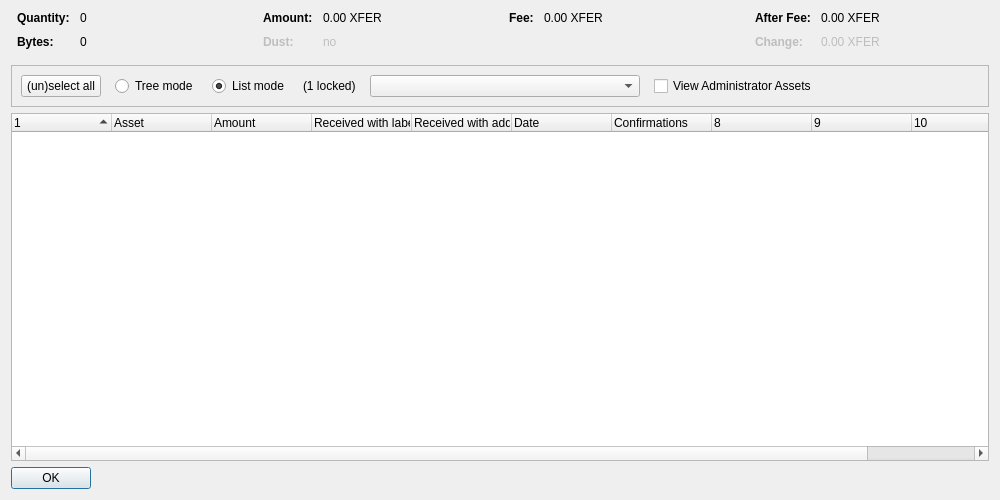
<?xml version="1.0" encoding="UTF-8"?>
<ui version="4.0">
 <class>AssetControlDialog</class>
 <widget class="QDialog" name="AssetControlDialog">
  <property name="geometry">
   <rect>
    <x>0</x>
    <y>0</y>
    <width>1000</width>
    <height>500</height>
   </rect>
  </property>
  <property name="windowTitle">
   <string>Asset Selection</string>
  </property>
  <layout class="QVBoxLayout" name="verticalLayout">
   <item>
    <layout class="QHBoxLayout" name="horizontalLayoutTop" stretch="0,0,0,0">
     <property name="topMargin">
      <number>0</number>
     </property>
     <property name="bottomMargin">
      <number>10</number>
     </property>
     <item>
      <layout class="QFormLayout" name="formLayoutAssetControl1">
       <property name="horizontalSpacing">
        <number>10</number>
       </property>
       <property name="verticalSpacing">
        <number>10</number>
       </property>
       <property name="leftMargin">
        <number>6</number>
       </property>
       <property name="rightMargin">
        <number>6</number>
       </property>
       <item row="0" column="0">
        <widget class="QLabel" name="labelAssetControlQuantityText">
         <property name="font">
          <font>
           <weight>75</weight>
           <bold>true</bold>
          </font>
         </property>
         <property name="text">
          <string>Quantity:</string>
         </property>
        </widget>
       </item>
       <item row="0" column="1">
        <widget class="QLabel" name="labelAssetControlQuantity">
         <property name="cursor">
          <cursorShape>IBeamCursor</cursorShape>
         </property>
         <property name="contextMenuPolicy">
          <enum>Qt::ActionsContextMenu</enum>
         </property>
         <property name="text">
          <string notr="true">0</string>
         </property>
         <property name="textInteractionFlags">
          <set>Qt::LinksAccessibleByMouse|Qt::TextSelectableByKeyboard|Qt::TextSelectableByMouse</set>
         </property>
        </widget>
       </item>
       <item row="1" column="0">
        <widget class="QLabel" name="labelAssetControlBytesText">
         <property name="font">
          <font>
           <weight>75</weight>
           <bold>true</bold>
          </font>
         </property>
         <property name="text">
          <string>Bytes:</string>
         </property>
        </widget>
       </item>
       <item row="1" column="1">
        <widget class="QLabel" name="labelAssetControlBytes">
         <property name="cursor">
          <cursorShape>IBeamCursor</cursorShape>
         </property>
         <property name="contextMenuPolicy">
          <enum>Qt::ActionsContextMenu</enum>
         </property>
         <property name="text">
          <string notr="true">0</string>
         </property>
         <property name="textInteractionFlags">
          <set>Qt::LinksAccessibleByMouse|Qt::TextSelectableByKeyboard|Qt::TextSelectableByMouse</set>
         </property>
        </widget>
       </item>
      </layout>
     </item>
     <item>
      <layout class="QFormLayout" name="formLayoutAssetControl2">
       <property name="horizontalSpacing">
        <number>10</number>
       </property>
       <property name="verticalSpacing">
        <number>10</number>
       </property>
       <property name="leftMargin">
        <number>6</number>
       </property>
       <property name="rightMargin">
        <number>6</number>
       </property>
       <item row="0" column="0">
        <widget class="QLabel" name="labelAssetControlAmountText">
         <property name="font">
          <font>
           <weight>75</weight>
           <bold>true</bold>
          </font>
         </property>
         <property name="text">
          <string>Amount:</string>
         </property>
        </widget>
       </item>
       <item row="0" column="1">
        <widget class="QLabel" name="labelAssetControlAmount">
         <property name="cursor">
          <cursorShape>IBeamCursor</cursorShape>
         </property>
         <property name="contextMenuPolicy">
          <enum>Qt::ActionsContextMenu</enum>
         </property>
         <property name="text">
          <string notr="true">0.00 XFER</string>
         </property>
         <property name="textInteractionFlags">
          <set>Qt::LinksAccessibleByMouse|Qt::TextSelectableByKeyboard|Qt::TextSelectableByMouse</set>
         </property>
        </widget>
       </item>
       <item row="1" column="0">
        <widget class="QLabel" name="labelAssetControlLowOutputText">
         <property name="enabled">
          <bool>false</bool>
         </property>
         <property name="font">
          <font>
           <weight>75</weight>
           <bold>true</bold>
          </font>
         </property>
         <property name="text">
          <string>Dust:</string>
         </property>
        </widget>
       </item>
       <item row="1" column="1">
        <widget class="QLabel" name="labelAssetControlLowOutput">
         <property name="enabled">
          <bool>false</bool>
         </property>
         <property name="cursor">
          <cursorShape>IBeamCursor</cursorShape>
         </property>
         <property name="contextMenuPolicy">
          <enum>Qt::ActionsContextMenu</enum>
         </property>
         <property name="text">
          <string notr="true">no</string>
         </property>
         <property name="textInteractionFlags">
          <set>Qt::LinksAccessibleByMouse|Qt::TextSelectableByKeyboard|Qt::TextSelectableByMouse</set>
         </property>
        </widget>
       </item>
      </layout>
     </item>
     <item>
      <layout class="QFormLayout" name="formLayoutAssetControl3">
       <property name="horizontalSpacing">
        <number>10</number>
       </property>
       <property name="verticalSpacing">
        <number>10</number>
       </property>
       <property name="leftMargin">
        <number>6</number>
       </property>
       <property name="rightMargin">
        <number>6</number>
       </property>
       <item row="0" column="0">
        <widget class="QLabel" name="labelAssetControlFeeText">
         <property name="font">
          <font>
           <weight>75</weight>
           <bold>true</bold>
          </font>
         </property>
         <property name="text">
          <string>Fee:</string>
         </property>
        </widget>
       </item>
       <item row="0" column="1">
        <widget class="QLabel" name="labelAssetControlFee">
         <property name="cursor">
          <cursorShape>IBeamCursor</cursorShape>
         </property>
         <property name="contextMenuPolicy">
          <enum>Qt::ActionsContextMenu</enum>
         </property>
         <property name="text">
          <string notr="true">0.00 XFER</string>
         </property>
         <property name="textInteractionFlags">
          <set>Qt::LinksAccessibleByMouse|Qt::TextSelectableByKeyboard|Qt::TextSelectableByMouse</set>
         </property>
        </widget>
       </item>
      </layout>
     </item>
     <item>
      <layout class="QFormLayout" name="formLayoutAssetControl4">
       <property name="horizontalSpacing">
        <number>10</number>
       </property>
       <property name="verticalSpacing">
        <number>10</number>
       </property>
       <property name="leftMargin">
        <number>6</number>
       </property>
       <property name="rightMargin">
        <number>6</number>
       </property>
       <item row="0" column="0">
        <widget class="QLabel" name="labelAssetControlAfterFeeText">
         <property name="font">
          <font>
           <weight>75</weight>
           <bold>true</bold>
          </font>
         </property>
         <property name="text">
          <string>After Fee:</string>
         </property>
        </widget>
       </item>
       <item row="0" column="1">
        <widget class="QLabel" name="labelAssetControlAfterFee">
         <property name="cursor">
          <cursorShape>IBeamCursor</cursorShape>
         </property>
         <property name="contextMenuPolicy">
          <enum>Qt::ActionsContextMenu</enum>
         </property>
         <property name="text">
          <string notr="true">0.00 XFER</string>
         </property>
         <property name="textInteractionFlags">
          <set>Qt::LinksAccessibleByMouse|Qt::TextSelectableByKeyboard|Qt::TextSelectableByMouse</set>
         </property>
        </widget>
       </item>
       <item row="1" column="0">
        <widget class="QLabel" name="labelAssetControlChangeText">
         <property name="enabled">
          <bool>false</bool>
         </property>
         <property name="font">
          <font>
           <weight>75</weight>
           <bold>true</bold>
          </font>
         </property>
         <property name="text">
          <string>Change:</string>
         </property>
        </widget>
       </item>
       <item row="1" column="1">
        <widget class="QLabel" name="labelAssetControlChange">
         <property name="enabled">
          <bool>false</bool>
         </property>
         <property name="cursor">
          <cursorShape>IBeamCursor</cursorShape>
         </property>
         <property name="contextMenuPolicy">
          <enum>Qt::ActionsContextMenu</enum>
         </property>
         <property name="text">
          <string notr="true">0.00 XFER</string>
         </property>
         <property name="textInteractionFlags">
          <set>Qt::LinksAccessibleByMouse|Qt::TextSelectableByKeyboard|Qt::TextSelectableByMouse</set>
         </property>
        </widget>
       </item>
      </layout>
     </item>
    </layout>
   </item>
   <item>
    <widget class="QFrame" name="frame">
     <property name="minimumSize">
      <size>
       <width>0</width>
       <height>40</height>
      </size>
     </property>
     <property name="frameShape">
      <enum>QFrame::StyledPanel</enum>
     </property>
     <property name="frameShadow">
      <enum>QFrame::Sunken</enum>
     </property>
     <layout class="QHBoxLayout" name="horizontalLayout">
      <item>
       <layout class="QHBoxLayout" name="horizontalLayoutPanel" stretch="0,0,0,0,0,0,0">
        <property name="spacing">
         <number>14</number>
        </property>
        <item>
         <widget class="QPushButton" name="pushButtonSelectAll">
          <property name="sizePolicy">
           <sizepolicy hsizetype="Maximum" vsizetype="Fixed">
            <horstretch>0</horstretch>
            <verstretch>0</verstretch>
           </sizepolicy>
          </property>
          <property name="text">
           <string>(un)select all</string>
          </property>
          <property name="autoDefault">
           <bool>false</bool>
          </property>
         </widget>
        </item>
        <item>
         <widget class="QRadioButton" name="radioTreeMode">
          <property name="sizePolicy">
           <sizepolicy hsizetype="Maximum" vsizetype="Fixed">
            <horstretch>0</horstretch>
            <verstretch>0</verstretch>
           </sizepolicy>
          </property>
          <property name="text">
           <string>Tree mode</string>
          </property>
         </widget>
        </item>
        <item>
         <widget class="QRadioButton" name="radioListMode">
          <property name="sizePolicy">
           <sizepolicy hsizetype="Maximum" vsizetype="Fixed">
            <horstretch>0</horstretch>
            <verstretch>0</verstretch>
           </sizepolicy>
          </property>
          <property name="text">
           <string>List mode</string>
          </property>
          <property name="checked">
           <bool>true</bool>
          </property>
         </widget>
        </item>
        <item>
         <widget class="QLabel" name="labelLocked">
          <property name="text">
           <string notr="true">(1 locked)</string>
          </property>
         </widget>
        </item>
        <item>
         <widget class="QComboBox" name="assetList">
          <property name="minimumContentsLength">
           <number>30</number>
          </property>
         </widget>
        </item>
        <item>
         <widget class="QCheckBox" name="viewAdministrator">
          <property name="toolTip">
           <string>View assets that you have the ownership asset for</string>
          </property>
          <property name="text">
           <string>View Administrator Assets</string>
          </property>
         </widget>
        </item>
        <item>
         <spacer name="horizontalSpacer">
          <property name="orientation">
           <enum>Qt::Horizontal</enum>
          </property>
          <property name="sizeHint" stdset="0">
           <size>
            <width>40</width>
            <height>20</height>
           </size>
          </property>
         </spacer>
        </item>
       </layout>
      </item>
     </layout>
    </widget>
   </item>
   <item>
    <widget class="AssetControlTreeWidget" name="treeWidget">
     <property name="contextMenuPolicy">
      <enum>Qt::CustomContextMenu</enum>
     </property>
     <property name="sortingEnabled">
      <bool>false</bool>
     </property>
     <property name="columnCount">
      <number>11</number>
     </property>
     <attribute name="headerShowSortIndicator" stdset="0">
      <bool>true</bool>
     </attribute>
     <attribute name="headerStretchLastSection">
      <bool>false</bool>
     </attribute>
     <column>
      <property name="text">
       <string/>
      </property>
     </column>
     <column>
      <property name="text">
       <string>Asset</string>
      </property>
     </column>
     <column>
      <property name="text">
       <string>Amount</string>
      </property>
     </column>
     <column>
      <property name="text">
       <string>Received with label</string>
      </property>
     </column>
     <column>
      <property name="text">
       <string>Received with address</string>
      </property>
     </column>
     <column>
      <property name="text">
       <string>Date</string>
      </property>
     </column>
     <column>
      <property name="text">
       <string>Confirmations</string>
      </property>
      <property name="toolTip">
       <string>Confirmed</string>
      </property>
     </column>
     <column>
      <property name="text">
       <string/>
      </property>
     </column>
     <column>
      <property name="text">
       <string/>
      </property>
     </column>
     <column>
      <property name="text">
       <string/>
      </property>
     </column>
     <column>
      <property name="text">
       <string/>
      </property>
     </column>
    </widget>
   </item>
   <item>
    <widget class="QDialogButtonBox" name="buttonBox">
     <property name="sizePolicy">
      <sizepolicy hsizetype="Maximum" vsizetype="Fixed">
       <horstretch>0</horstretch>
       <verstretch>0</verstretch>
      </sizepolicy>
     </property>
     <property name="orientation">
      <enum>Qt::Horizontal</enum>
     </property>
     <property name="standardButtons">
      <set>QDialogButtonBox::Ok</set>
     </property>
    </widget>
   </item>
  </layout>
 </widget>
 <customwidgets>
  <customwidget>
   <class>AssetControlTreeWidget</class>
   <extends>QTreeWidget</extends>
   <header location="global">assetcontroltreewidget.h</header>
  </customwidget>
 </customwidgets>
 <resources/>
 <connections/>
</ui>
